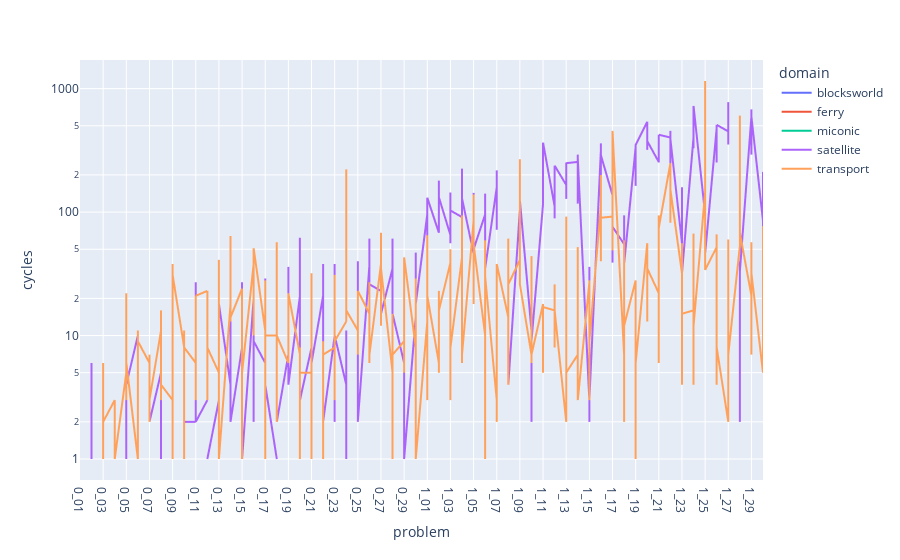

Notebook code for this chart:
### Markdown cell above
# Baseline Cycle Count

### Code cell
visualise_cylces()

### Figure 1 — Plotly figure (JSON) as saved in the notebook; plotly's stock layout.template omitted (floating-point values rounded to 4 significant figures; data arrays with more than 128 entries replaced by an {"elided": "..."} marker saying what was removed)
{"data": [{"hovertemplate": "domain=blocksworld<br>problem=%{x}<br>cycles=%{y}<extra></extra>", "legendgroup": "blocksworld", "line": {"color": "#636efa", "dash": "solid"}, "marker": {"symbol": "circle"}, "mode": "lines", "name": "blocksworld", "showlegend": true, "type": "scattergl", "x": {"elided": "600 str values"}, "xaxis": "x", "y": {"elided": "600 int values"}, "yaxis": "y"}, {"hovertemplate": "domain=ferry<br>problem=%{x}<br>cycles=%{y}<extra></extra>", "legendgroup": "ferry", "line": {"color": "#EF553B", "dash": "solid"}, "marker": {"symbol": "circle"}, "mode": "lines", "name": "ferry", "showlegend": true, "type": "scattergl", "x": {"elided": "600 str values"}, "xaxis": "x", "y": {"elided": "600 int values"}, "yaxis": "y"}, {"hovertemplate": "domain=miconic<br>problem=%{x}<br>cycles=%{y}<extra></extra>", "legendgroup": "miconic", "line": {"color": "#00cc96", "dash": "solid"}, "marker": {"symbol": "circle"}, "mode": "lines", "name": "miconic", "showlegend": true, "type": "scattergl", "x": {"elided": "600 str values"}, "xaxis": "x", "y": {"elided": "600 int values"}, "yaxis": "y"}, {"hovertemplate": "domain=satellite<br>problem=%{x}<br>cycles=%{y}<extra></extra>", "legendgroup": "satellite", "line": {"color": "#ab63fa", "dash": "solid"}, "marker": {"symbol": "circle"}, "mode": "lines", "name": "satellite", "showlegend": true, "type": "scattergl", "x": {"elided": "600 str values"}, "xaxis": "x", "y": {"elided": "600 int values"}, "yaxis": "y"}, {"hovertemplate": "domain=transport<br>problem=%{x}<br>cycles=%{y}<extra></extra>", "legendgroup": "transport", "line": {"color": "#FFA15A", "dash": "solid"}, "marker": {"symbol": "circle"}, "mode": "lines", "name": "transport", "showlegend": true, "type": "scattergl", "x": {"elided": "600 str values"}, "xaxis": "x", "y": {"elided": "600 int values"}, "yaxis": "y"}], "layout": {"legend": {"title": {"text": "domain"}, "tracegroupgap": 0}, "margin": {"t": 60}, "xaxis": {"anchor": "y", "domain": [0, 1], "title": {"text": "problem"}}, "yaxis": {"anchor": "x", "domain": [0, 1], "title": {"text": "cycles"}, "type": "log"}}}
